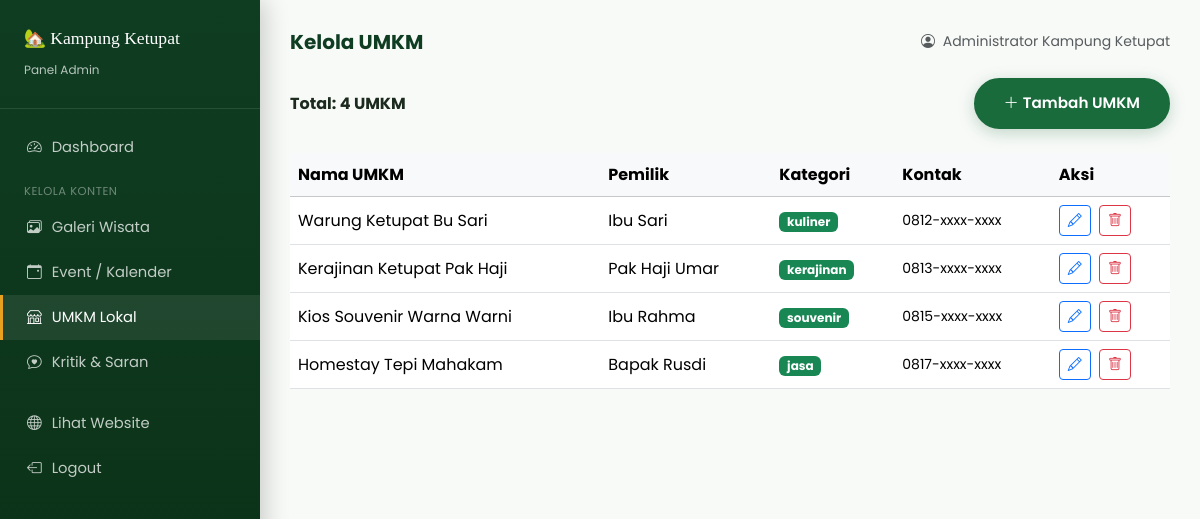
The page /admin/umkm (signed in) on the database its author committed.
### tables this page shows
CREATE TABLE umkm (
    id INT PRIMARY KEY AUTO_INCREMENT,
    nama_umkm VARCHAR(200) NOT NULL,
    pemilik VARCHAR(150),
    kategori ENUM('kuliner','kerajinan','souvenir','jasa','lainnya') DEFAULT 'lainnya',
    deskripsi TEXT,
    produk_unggulan VARCHAR(255),
    kontak VARCHAR(100),
    alamat VARCHAR(255),
    foto VARCHAR(255),
    created_at TIMESTAMP DEFAULT CURRENT_TIMESTAMP
);

### model/UMKMModel.php (called while the page is built, shortened)
<?php
class UMKMModel {
    private $db;
    public function __construct($koneksi) {
        $this->db = $koneksi;
    }
    public function getAll() {
        $result = $this->db->query("SELECT * FROM umkm ORDER BY created_at DESC");
        return $result->fetch_all(MYSQLI_ASSOC);
    }
}

### view/admin/umkm/index.php (the view, shortened to what this page needs)
<?php $menu_aktif = 'umkm'; require_once BASE_PATH . '/view/admin/layout_admin_header.php'; ?>
<div class="d-flex justify-content-between align-items-center mb-4">
  <h6 class="fw-bold mb-0">Total: <?= count($semua_umkm) ?> UMKM</h6>
  <a href="<?= BASE_URL ?>/admin/umkm?action=tambah" class="btn btn-kk btn-sm"><i class="bi bi-plus-lg me-1"></i>Tambah UMKM</a>
</div>
<?php if (empty($semua_umkm)): ?>
  <div class="text-center py-5 text-muted"><i class="bi bi-shop fs-1 d-block mb-2"></i>Belum ada UMKM terdaftar.</div>
<?php else: ?>
<div class="table-responsive">
  <table class="table table-hover align-middle">
    <thead class="table-light"><tr><th>Nama UMKM</th><th>Pemilik</th><th>Kategori</th><th>Kontak</th><th>Aksi</th></tr></thead>
    <tbody>
      <?php foreach ($semua_umkm as $u): ?>
      <tr>
        <td class="fw-500"><?= htmlspecialchars($u['nama_umkm']) ?></td>
        <td><?= htmlspecialchars($u['pemilik']) ?></td>
        <td><span class="badge bg-success"><?= $u['kategori'] ?></span></td>
        <td class="small"><?= htmlspecialchars($u['kontak']) ?></td>
        <td>
          <a href="<?= BASE_URL ?>/admin/umkm?action=edit&id=<?= $u['id'] ?>" class="btn btn-outline-primary btn-sm me-1"><i class="bi bi-pencil"></i></a>
          <a href="<?= BASE_URL ?>/aksi/hapus-umkm?id=<?= $u['id'] ?>" class="btn btn-outline-danger btn-sm" onclick="return confirm('Hapus UMKM ini?')"><i class="bi bi-trash"></i></a>
        </td>
      </tr>
      <?php endforeach; ?>
    </tbody>
  </table>
</div>
<?php endif; ?>
<?php require_once BASE_PATH . '/view/admin/layout_admin_footer.php'; ?>

### index.php (shortened to what this page needs)
<?php
require_once BASE_PATH . '/koneksi.php';
$path = parse_url($_SERVER['REQUEST_URI'], PHP_URL_PATH);
$path = str_replace(BASE_URL, '', $path);
$path = trim($path, '/');
switch ($path) {
    case 'admin/umkm':
        require_once BASE_PATH . '/controller/AdminUMKMController.php';
        break;
}

### controller/AdminUMKMController.php (shortened to what this page needs)
<?php
require_once BASE_PATH . '/model/UMKMModel.php';
$umkmModel = new UMKMModel($koneksi);
$action = $_GET['action'] ?? 'index';
$id     = (int)($_GET['id'] ?? 0);
if ($action === 'edit' && $id) {
    $data_umkm = $umkmModel->getById($id);
    if (!$data_umkm) { header('Location: ' . BASE_URL . '/admin/umkm'); exit; }
    $judul_halaman = 'Edit UMKM';
    require_once BASE_PATH . '/view/admin/umkm/edit.php';
} elseif ($action === 'tambah') {
    $judul_halaman = 'Tambah UMKM';
    require_once BASE_PATH . '/view/admin/umkm/tambah.php';
} else {
    $semua_umkm = $umkmModel->getAll();
    $judul_halaman = 'Kelola UMKM';
    require_once BASE_PATH . '/view/admin/umkm/index.php';
}

### view/admin/layout_admin_header.php (shortened to what this page needs)
<!DOCTYPE html>
<html lang="id">
<head>
  <link href="https://cdn.jsdelivr.net/npm/bootstrap@5.3.2/dist/css/bootstrap.min.css" rel="stylesheet" />
  <link href="https://cdn.jsdelivr.net/npm/bootstrap-icons@1.11.3/font/bootstrap-icons.min.css" rel="stylesheet" />
  <link rel="stylesheet" href="<?= BASE_URL ?>/assets/css/style.css" />
</head>
<body style="padding-top:0;">
<nav class="sidebar-admin">
  <div class="sidebar-brand">
    🏡 Kampung Ketupat<br>
    <small style="font-family:'Poppins';font-size:.75rem;opacity:.7;">Panel Admin</small>
  </div>
  <ul class="sidebar-nav nav flex-column">
    <li class="nav-item">
      <a class="nav-link <?= ($menu_aktif??'')==='dashboard'?'active':'' ?>" href="<?= BASE_URL ?>/admin/dashboard">
        <i class="bi bi-speedometer2"></i> Dashboard
      </a>
    </li>
    <li class="nav-item mt-2">
      <small style="color:rgba(255,255,255,.4);font-size:.72rem;padding:4px 24px;display:block;text-transform:uppercase;letter-spacing:.5px;">Kelola Konten</small>
    </li>
    <li class="nav-item">
      <a class="nav-link <?= ($menu_aktif??'')==='galeri'?'active':'' ?>" href="<?= BASE_URL ?>/admin/galeri">
        <i class="bi bi-images"></i> Galeri Wisata
      </a>
    </li>
    <li class="nav-item">
      <a class="nav-link <?= ($menu_aktif??'')==='event'?'active':'' ?>" href="<?= BASE_URL ?>/admin/event">
        <i class="bi bi-calendar-event"></i> Event / Kalender
      </a>
    </li>
    <li class="nav-item">
      <a class="nav-link <?= ($menu_aktif??'')==='umkm'?'active':'' ?>" href="<?= BASE_URL ?>/admin/umkm">
        <i class="bi bi-shop"></i> UMKM Lokal
      </a>
    </li>
    <li class="nav-item">
      <a class="nav-link <?= ($menu_aktif??'')==='kritik'?'active':'' ?>" href="<?= BASE_URL ?>/admin/kritik-saran">
        <i class="bi bi-chat-heart"></i> Kritik & Saran
      </a>
    </li>
    <li class="nav-item mt-3">
      <a class="nav-link" href="<?= BASE_URL ?>" target="_blank">
        <i class="bi bi-globe"></i> Lihat Website
      </a>
    </li>
    <li class="nav-item">
      <a class="nav-link" href="<?= BASE_URL ?>/admin/logout" onclick="return confirm('Yakin ingin keluar?')">
        <i class="bi bi-box-arrow-left"></i> Logout
      </a>
    </li>
  </ul>
</nav>
<div class="admin-main">
  <div class="d-flex justify-content-between align-items-center mb-4">
    <h5 class="fw-bold mb-0" style="color:var(--kk-dark);"><?= $judul_halaman ?? 'Dashboard' ?></h5>
    <div class="text-muted small">
      <i class="bi bi-person-circle me-1"></i>
      <?= htmlspecialchars($_SESSION['admin']['nama'] ?? 'Admin') ?>
    </div>
  </div>

### view/admin/layout_admin_footer.php (shortened to what this page needs)
</div>
</body>
</html>

### assets/css/style.css (style rules this page uses)
:root { --kk-primary: #1a6b3c; --kk-secondary: #e8a020; --kk-accent: #e05c1a; --kk-light: #f4faf6; --kk-dark: #0f3d22; --kk-text: #1c2b1e; --kk-muted: #6b7c6e; --kk-white: #ffffff; --kk-shadow: 0 8px 32px rgba(26, 107, 60, 0.13); --kk-radius: 16px; --kk-radius-sm: 10px; --font-display: 'Playfair Display', Georgia, serif; --font-body: 'Poppins', sans-serif; }
*, *::before, *::after { box-sizing: border-box; margin: 0; padding: 0; }
html { scroll-behavior: smooth; }
body { font-family: var(--font-body); color: var(--kk-text); background: var(--kk-white); line-height: 1.7; padding-top: 80px; }
a { text-decoration: none; transition: all .25s ease; }
.btn-kk { background: var(--kk-primary); color: var(--kk-white); border-radius: 999px; padding: 12px 28px; font-weight: 600; font-size: .95rem; border: 2px solid var(--kk-primary); transition: all .25s ease; box-shadow: 0 4px 16px rgba(26,107,60,0.25); }
.sidebar-admin { background: linear-gradient(180deg, var(--kk-dark) 0%, #0a2e14 100%); min-height: 100vh; width: 260px; position: fixed; top: 0; left: 0; padding: 24px 0; z-index: 1050; box-shadow: 4px 0 24px rgba(0,0,0,0.2); }
.sidebar-brand { font-family: var(--font-display); color: var(--kk-white); font-size: 1.1rem; padding: 0 24px 24px; border-bottom: 1px solid rgba(255,255,255,0.1); margin-bottom: 16px; }
.sidebar-nav .nav-link { color: rgba(255,255,255,0.75) !important; padding: 10px 24px !important; font-size: .92rem; border-left: 3px solid transparent; transition: all .25s ease; display: flex; align-items: center; gap: 10px; }
.sidebar-nav .nav-link:hover, .sidebar-nav .nav-link.active { background: rgba(255,255,255,0.08); color: var(--kk-white) !important; border-left-color: var(--kk-secondary); }
.admin-main { margin-left: 260px; padding: 30px; min-height: 100vh; background: #f8faf8; }

### rows shown on the page
umkm: nama_umkm "Warung Ketupat Bu Sari", pemilik "Ibu Sari", kategori "kuliner", kontak "0812-xxxx-xxxx"
umkm: nama_umkm "Kerajinan Ketupat Pak Haji", pemilik "Pak Haji Umar", kategori "kerajinan", kontak "0813-xxxx-xxxx"
umkm: nama_umkm "Kios Souvenir Warna Warni", pemilik "Ibu Rahma", kategori "souvenir", kontak "0815-xxxx-xxxx"
umkm: nama_umkm "Homestay Tepi Mahakam", pemilik "Bapak Rusdi", kategori "jasa", kontak "0817-xxxx-xxxx"

### other values the page prints
$judul_halaman "Kelola UMKM"
$_SESSION['admin']['nama'] "Administrator Kampung Ketupat"
count($semua_umkm) "4"
